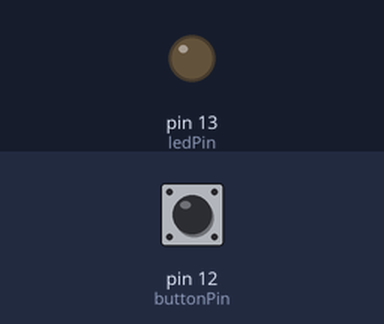
Recording of a sketch running on a simulated Arduino Uno, built with avr-gcc and run on an emulated ATmega328P. Parts: output pins drawn as LEDs (lit = HIGH). The test bench sets the inputs (shaded band); at power-on: pin 12 (buttonPin) HIGH.

Above: at 1.2 s.
1.3 s: pin 12 (buttonPin) pulled LOW for 0.15 s
At 1.37 s:
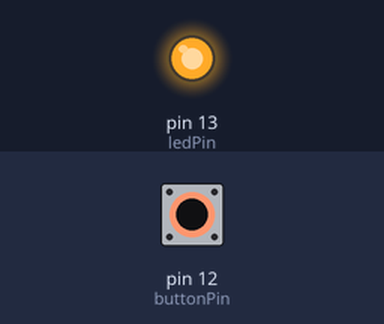
2.9 s: pin 12 (buttonPin) pulled LOW for 3.2 s
At 7.0 s:
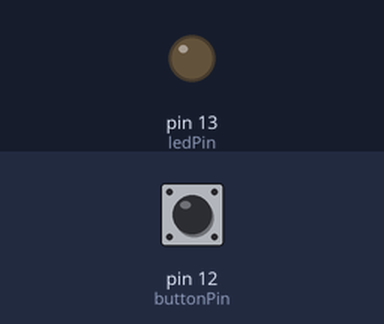
Timing chart, 0 to 8.5 s (numbered marks = the images above; inputs shaded):
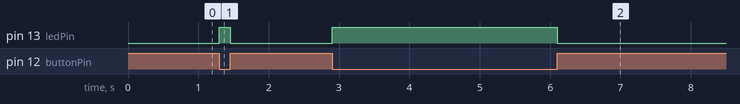

Measured:
- after the input at 1.3 s, pin 13 (ledPin): LOW → HIGH at once, → LOW 0.15 s later
- after the input at 2.9 s, pin 13 (ledPin): LOW → HIGH at once, → LOW 3.2 s later

The sketch:

Button_Test.ino
```cpp
// Project 07: Two-pin push-button test
// D12 -> push button -> GND.
// Built-in L LED is on D13.

const int buttonPin = 12;
const int ledPin = 13;

void setup() {
  pinMode(buttonPin, INPUT_PULLUP);
  pinMode(ledPin, OUTPUT);
}

void loop() {
  if (digitalRead(buttonPin) == LOW)
    digitalWrite(ledPin, HIGH);
  else
    digitalWrite(ledPin, LOW);
}
```
